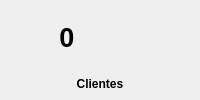
                   <widget class="QWidget" name="widget_25" native="true">
                    <property name="minimumSize">
                     <size>
                      <width>180</width>
                      <height>0</height>
                     </size>
                    </property>
                    <property name="maximumSize">
                     <size>
                      <width>16777215</width>
                      <height>100</height>
                     </size>
                    </property>
                    <property name="styleSheet">
                     <string notr="true">
border-radius: 15px</string>
                    </property>
                    <layout class="QHBoxLayout" name="horizontalLayout_19">
                     <property name="spacing">
                      <number>2</number>
                     </property>
                     <property name="leftMargin">
                      <number>3</number>
                     </property>
                     <property name="topMargin">
                      <number>0</number>
                     </property>
                     <property name="rightMargin">
                      <number>3</number>
                     </property>
                     <property name="bottomMargin">
                      <number>4</number>
                     </property>
                     <item>
                      <widget class="QWidget" name="widget_26" native="true">
                       <layout class="QVBoxLayout" name="verticalLayout_13">
                        <property name="spacing">
                         <number>5</number>
                        </property>
                        <property name="leftMargin">
                         <number>3</number>
                        </property>
                        <property name="rightMargin">
                         <number>3</number>
                        </property>
                        <property name="bottomMargin">
                         <number>0</number>
                        </property>
                        <item>
                         <widget class="QWidget" name="widget_27" native="true">
                          <property name="minimumSize">
                           <size>
                            <width>0</width>
                            <height>55</height>
                           </size>
                          </property>
                          <layout class="QHBoxLayout" name="horizontalLayout_20">
                           <item>
                            <widget class="QLabel" name="totalclientes">
                             <property name="minimumSize">
                              <size>
                               <width>0</width>
                               <height>40</height>
                              </size>
                             </property>
                             <property name="font">
                              <font>
                               <pointsize>18</pointsize>
                               <bold>true</bold>
                              </font>
                             </property>
                             <property name="styleSheet">
                              <string notr="true"/>
                             </property>
                             <property name="text">
                              <string>&lt;html&gt;&lt;head/&gt;&lt;body&gt;&lt;p align=&quot;center&quot;&gt;&lt;span style=&quot; font-size:20pt; font-weight:700;&quot;&gt;0&lt;/span&gt;&lt;/p&gt;&lt;/body&gt;&lt;/html&gt;</string>
                             </property>
                             <property name="alignment">
                              <set>Qt::AlignmentFlag::AlignCenter</set>
                             </property>
                            </widget>
                           </item>
                           <item>
                            <widget class="QLabel" name="label_30">
                             <property name="minimumSize">
                              <size>
                               <width>40</width>
                               <height>40</height>
                              </size>
                             </property>
                             <property name="maximumSize">
                              <size>
                               <width>60</width>
                               <height>16777215</height>
                              </size>
                             </property>
                             <property name="text">
                              <string/>
                             </property>
                             <property name="pixmap">
                              <pixmap resource="../../recursos/recursos.qrc">:/iconos/iconos/clientes.ico</pixmap>
                             </property>
                             <property name="scaledContents">
                              <bool>true</bool>
                             </property>
                            </widget>
                           </item>
                          </layout>
                         </widget>
                        </item>
                        <item>
                         <widget class="QLabel" name="label_32">
                          <property name="minimumSize">
                           <size>
                            <width>50</width>
                            <height>20</height>
                           </size>
                          </property>
                          <property name="text">
                           <string>&lt;html&gt;&lt;head/&gt;&lt;body&gt;&lt;p align=&quot;center&quot;&gt;&lt;span style=&quot; font-weight:700;&quot;&gt;Clientes&lt;/span&gt;&lt;/p&gt;&lt;/body&gt;&lt;/html&gt;</string>
                          </property>
                         </widget>
                        </item>
                       </layout>
                      </widget>
                     </item>
                    </layout>
                   </widget>
